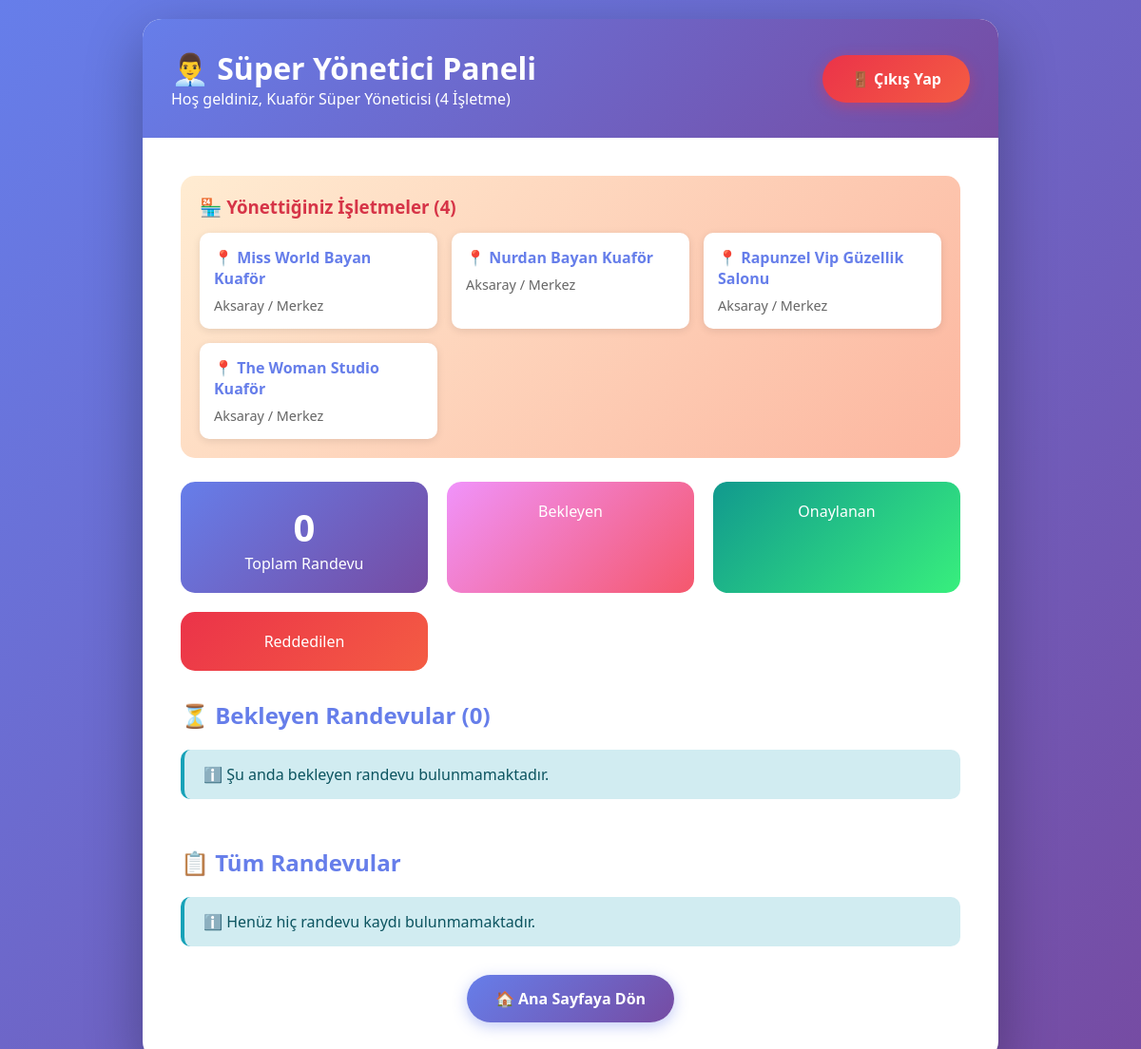
The page /panel/business_panel.php (signed in) on the database its author committed.
### tables this page shows
CREATE TABLE ISLETMELER (
    ISLETMELERID INT AUTO_INCREMENT PRIMARY KEY,
    KULLANICILERID INT NOT NULL,
    KATAGORILERID INT NOT NULL,
    Isletme_adi VARCHAR(200) NOT NULL,
    Adresi TEXT NOT NULL,
    Il VARCHAR(50) NOT NULL DEFAULT 'Aksaray',
    Ilce VARCHAR(100) NOT NULL,
    Fiyat_araligi DECIMAL(10,2) DEFAULT 0.00,
    Open_time VARCHAR(100),
    Open_days VARCHAR(200),
    Kayit_tarihi TIMESTAMP DEFAULT CURRENT_TIMESTAMP,
    INDEX idx_kullanici (KULLANICILERID),
    INDEX idx_kategori (KATAGORILERID),
    INDEX idx_il (Il),
    INDEX idx_ilce (Ilce)
);

### panel/business_panel.php (the view, shortened to what this page needs)
<?php
require_once '../db.php';
$kullanici_id = $_SESSION['kullanici_id'];
$ad_soyad = $_SESSION['ad_soyad'];
try {
    $stmt_isletmeler = $pdo->prepare("
        SELECT ISLETMELERID, Isletme_adi, Il, Ilce
        FROM ISLETMELER
        WHERE KULLANICILERID = ?
        ORDER BY Isletme_adi
    ");
    $stmt_isletmeler->execute([$kullanici_id]);
    $yonetilen_isletmeler = $stmt_isletmeler->fetchAll();
    $stmt = $pdo->prepare("
        SELECT
            r.*,
            i.Isletme_adi,
            i.Il,
            i.Ilce,
            DATE_FORMAT(r.Randevu_gunu, '%d.%m.%Y') as Formatted_Gun,
            DATE_FORMAT(r.Randevu_saati, '%H:%i') as Formatted_Saat,
            DATE_FORMAT(r.Olusturma_tarihi, '%d.%m.%Y %H:%i') as Formatted_Olusturma
        FROM RANDEVULAR r
        INNER JOIN ISLETMELER i ON r.ISLETMELERID = i.ISLETMELERID
        WHERE i.KULLANICILERID = ? AND r.Durum = 'Beklemede'
        ORDER BY r.Randevu_gunu ASC, r.Randevu_saati ASC
    ");
    $stmt->execute([$kullanici_id]);
    $bekleyen_randevular = $stmt->fetchAll();
    $stmt = $pdo->prepare("
        SELECT
            r.*,
            i.Isletme_adi,
            i.Il,
            i.Ilce,
            DATE_FORMAT(r.Randevu_gunu, '%d.%m.%Y') as Formatted_Gun,
            DATE_FORMAT(r.Randevu_saati, '%H:%i') as Formatted_Saat,
            DATE_FORMAT(r.Olusturma_tarihi, '%d.%m.%Y %H:%i') as Formatted_Olusturma
        FROM RANDEVULAR r
        INNER JOIN ISLETMELER i ON r.ISLETMELERID = i.ISLETMELERID
        WHERE i.KULLANICILERID = ?
        ORDER BY r.Olusturma_tarihi DESC
        LIMIT 100
    ");
    $stmt->execute([$kullanici_id]);
    $tum_randevular = $stmt->fetchAll();
    $stmt = $pdo->prepare("
        SELECT
            COUNT(*) as toplam,
            SUM(CASE WHEN r.Durum = 'Beklemede' THEN 1 ELSE 0 END) as beklemede,
            SUM(CASE WHEN r.Durum = 'Onaylandı' THEN 1 ELSE 0 END) as onaylandi,
            SUM(CASE WHEN r.Durum = 'Reddedildi' THEN 1 ELSE 0 END) as reddedildi
        FROM RANDEVULAR r
        INNER JOIN ISLETMELER i ON r.ISLETMELERID = i.ISLETMELERID
        WHERE i.KULLANICILERID = ?
    ");
    $stmt->execute([$kullanici_id]);
    $stats = $stmt->fetch();
} catch (PDOException $e) {
    $yonetilen_isletmeler = [];
    $bekleyen_randevular = [];
    $tum_randevular = [];
    $stats = ['toplam' => 0, 'beklemede' => 0, 'onaylandi' => 0, 'reddedildi' => 0];
}
?>
<!DOCTYPE html>
<html lang="tr">
<head>
    <link rel="stylesheet" href="../css/style.css">
</head>
<body>
    <div class="container">
        <div class="panel-header">
            <div>
                <h2>👨‍💼 Süper Yönetici Paneli</h2>
                <p>Hoş geldiniz, <?= htmlspecialchars($ad_soyad) ?> (<?= count($yonetilen_isletmeler) ?> İşletme)</p>
            </div>
            <div>
                <a href="logout.php" class="btn btn-danger">🚪 Çıkış Yap</a>
            </div>
        </div>
        <div class="content">
            <?php if (count($yonetilen_isletmeler) > 0): ?>
                <div style="background: linear-gradient(135deg, #ffecd2 0%, #fcb69f 100%); padding: 20px; border-radius: 15px; margin-bottom: 25px;">
                    <h3 style="color: #d63447; margin-bottom: 15px;">🏪 Yönettiğiniz İşletmeler (<?= count($yonetilen_isletmeler) ?>)</h3>
                    <div style="display: grid; grid-template-columns: repeat(auto-fit, minmax(250px, 1fr)); gap: 15px;">
                        <?php foreach ($yonetilen_isletmeler as $isletme): ?>
                            <div style="background: white; padding: 15px; border-radius: 10px; box-shadow: 0 2px 8px rgba(0,0,0,0.1);">
                                <h4 style="color: #667eea; margin-bottom: 8px;">📍 <?= htmlspecialchars($isletme['Isletme_adi']) ?></h4>
                                <p style="color: #666; margin: 0; font-size: 0.9em;">
                                    <?= htmlspecialchars($isletme['Il']) ?> / <?= htmlspecialchars($isletme['Ilce']) ?>
                                </p>
                            </div>
                        <?php endforeach; ?>
                    </div>
                </div>
            <?php endif; ?>
            <div style="display: grid; grid-template-columns: repeat(auto-fit, minmax(200px, 1fr)); gap: 20px; margin-bottom: 30px;">
                <div style="background: linear-gradient(135deg, #667eea 0%, #764ba2 100%); padding: 20px; border-radius: 15px; color: white; text-align: center;">
                    <h3 style="font-size: 2.5em; margin: 0;"><?= $stats['toplam'] ?></h3>
                    <p>Toplam Randevu</p>
                </div>
                <div style="background: linear-gradient(135deg, #f093fb 0%, #f5576c 100%); padding: 20px; border-radius: 15px; color: white; text-align: center;">
                    <p>Bekleyen</p>
                </div>
                <div style="background: linear-gradient(135deg, #11998e 0%, #38ef7d 100%); padding: 20px; border-radius: 15px; color: white; text-align: center;">
                    <p>Onaylanan</p>
                </div>
                <div style="background: linear-gradient(135deg, #eb3349 0%, #f45c43 100%); padding: 20px; border-radius: 15px; color: white; text-align: center;">
                    <p>Reddedilen</p>
                </div>
            </div>
            <h2 style="color: #667eea; margin-bottom: 20px;">⏳ Bekleyen Randevular (<?= count($bekleyen_randevular) ?>)</h2>
            <?php if (count($bekleyen_randevular) > 0): ?>
                <div class="table-container">
                    <table>
                        <thead>
                            <tr>
                                <th>ID</th>
                                <th>İşletme</th>
                                <th>Müşteri</th>
                                <th>Telefon</th>
                                <th>Tarih</th>
                                <th>Saat</th>
                                <th>Açıklama</th>
                                <th>Oluşturulma</th>
                                <th>İşlemler</th>
                            </tr>
                        </thead>
                        <tbody>
                            <?php foreach ($bekleyen_randevular as $randevu): ?>
                                <tr>
                                    <td><strong>#<?= $randevu['RANDEVUID'] ?></strong></td>
                                    <td>
                                        <strong style="color: #667eea;">🏪 <?= htmlspecialchars($randevu['Isletme_adi']) ?></strong><br>
                                        <small style="color: #999;"><?= htmlspecialchars($randevu['Il']) ?> / <?= htmlspecialchars($randevu['Ilce']) ?></small>
                                    </td>
                                    <td><?= htmlspecialchars($randevu['Musteri_adi']) ?></td>
                                    <td><?= htmlspecialchars($randevu['Musteri_telefon']) ?></td>
                                    <td>📅 <?= $randevu['Formatted_Gun'] ?></td>
                                    <td>🕐 <?= $randevu['Formatted_Saat'] ?></td>
                                    <td><?= htmlspecialchars($randevu['Aciklama']) ?: '-' ?></td>
                                    <td><?= $randevu['Formatted_Olusturma'] ?></td>
                                    <td>
                                        <div class="action-buttons">
                                            <form method="POST" style="display: inline;">
                                                <input type="hidden" name="action" value="update_status">
                                                <input type="hidden" name="randevu_id" value="<?= $randevu['RANDEVUID'] ?>">
                                                <input type="hidden" name="yeni_durum" value="Onaylandı">
                                                <button type="submit" class="btn btn-success" onclick="return confirm('Bu randevuyu onaylamak istediğinizden emin misiniz?')">
                                                    ✅ Onayla
                                                </button>
                                            </form>
                                            <form method="POST" style="display: inline;">
                                                <input type="hidden" name="action" value="update_status">
                                                <input type="hidden" name="randevu_id" value="<?= $randevu['RANDEVUID'] ?>">
                                                <input type="hidden" name="yeni_durum" value="Reddedildi">
                                                <button type="submit" class="btn btn-danger" onclick="return confirm('Bu randevuyu reddetmek istediğinizden emin misiniz?')">
                                                    ❌ Reddet
                                                </button>
                                            </form>
                                        </div>
                                    </td>
                                </tr>
                            <?php endforeach; ?>
                        </tbody>
                    </table>
                </div>
            <?php else: ?>
                <div class="alert alert-info">
                    ℹ️ Şu anda bekleyen randevu bulunmamaktadır.
                </div>
            <?php endif; ?>
            <h2 style="color: #667eea; margin-top: 50px; margin-bottom: 20px;">📋 Tüm Randevular</h2>
            <?php if (count($tum_randevular) > 0): ?>
                <div class="table-container">
                    <table>
                        <thead>
                            <tr>
                                <th>ID</th>
                                <th>İşletme</th>
                                <th>Müşteri</th>
                                <th>Telefon</th>
                                <th>Tarih</th>
                                <th>Saat</th>
                                <th>Durum</th>
                                <th>Oluşturulma</th>
                            </tr>
                        </thead>
                        <tbody>
                            <?php foreach ($tum_randevular as $randevu): ?>
                                <tr>
                                    <td><strong>#<?= $randevu['RANDEVUID'] ?></strong></td>
                                    <td>
                                        <strong style="color: #667eea;">🏪 <?= htmlspecialchars($randevu['Isletme_adi']) ?></strong><br>
                                        <small style="color: #999;"><?= htmlspecialchars($randevu['Il']) ?> / <?= htmlspecialchars($randevu['Ilce']) ?></small>
                                    </td>
                                    <td><?= htmlspecialchars($randevu['Musteri_adi']) ?></td>
                                    <td><?= htmlspecialchars($randevu['Musteri_telefon']) ?></td>
                                    <td>📅 <?= $randevu['Formatted_Gun'] ?></td>
                                    <td>🕐 <?= $randevu['Formatted_Saat'] ?></td>
                                    <td>
                                        <span class="status-badge status-<?= strtolower(str_replace(['ı', 'ğ'], ['i', 'g'], $randevu['Durum'])) ?>">
                                            <?php
                                            $durum_icon = [
                                                'Beklemede' => '⏳',
                                                'Onaylandı' => '✅',
                                                'Reddedildi' => '❌'
                                            ];
                                            echo $durum_icon[$randevu['Durum']] . ' ' . $randevu['Durum'];
                                            ?>
                                        </span>
                                    </td>
                                    <td><?= $randevu['Formatted_Olusturma'] ?></td>
                                </tr>
                            <?php endforeach; ?>
                        </tbody>
                    </table>
                </div>
            <?php else: ?>
                <div class="alert alert-info">
                    ℹ️ Henüz hiç randevu kaydı bulunmamaktadır.
                </div>
            <?php endif; ?>
            <div style="text-align: center; margin-top: 30px;">
                <a href="../index.php" class="btn btn-primary">🏠 Ana Sayfaya Dön</a>
            </div>
        </div>
    </div>
</body>
</html>

### css/style.css (style rules this page uses)
* { margin: 0; padding: 0; box-sizing: border-box; }
body { font-family: 'Segoe UI', Tahoma, Geneva, Verdana, sans-serif; background: linear-gradient(135deg, #667eea 0%, #764ba2 100%); min-height: 100vh; padding: 20px; }
.container { max-width: 900px; margin: 0 auto; background: white; border-radius: 20px; box-shadow: 0 20px 60px rgba(0, 0, 0, 0.3); overflow: hidden; }
.content { padding: 40px; }
.btn { padding: 14px 30px; border: none; border-radius: 25px; font-size: 1em; font-weight: bold; cursor: pointer; transition: all 0.3s; text-align: center; display: inline-block; text-decoration: none; }
.btn-primary { background: linear-gradient(135deg, #667eea 0%, #764ba2 100%); color: white; box-shadow: 0 4px 15px rgba(102, 126, 234, 0.4); }
.btn-danger { background: linear-gradient(135deg, #eb3349 0%, #f45c43 100%); color: white; box-shadow: 0 4px 15px rgba(235, 51, 73, 0.4); }
.alert { padding: 15px 20px; border-radius: 10px; margin-bottom: 20px; animation: slideDown 0.4s ease; }
.alert-info { background: #d1ecf1; color: #0c5460; border-left: 4px solid #17a2b8; }
.panel-header { background: linear-gradient(135deg, #667eea 0%, #764ba2 100%); padding: 30px; color: white; display: flex; justify-content: space-between; align-items: center; }
.panel-header h2 { font-size: 2em; }

### rows shown on the page
isletmeler: Isletme_adi "Miss World Bayan Kuaför", Il "Aksaray", Ilce "Merkez"
isletmeler: Isletme_adi "Nurdan Bayan Kuaför", Il "Aksaray", Ilce "Merkez"
isletmeler: Isletme_adi "Rapunzel Vip Güzellik Salonu", Il "Aksaray", Ilce "Merkez"
isletmeler: Isletme_adi "The Woman Studio Kuaför", Il "Aksaray", Ilce "Merkez"

### other values the page prints
$ad_soyad "Kuaför Süper Yöneticisi"
count($yonetilen_isletmeler) "4"
$stats['toplam'] "0"
count($bekleyen_randevular) "0"
